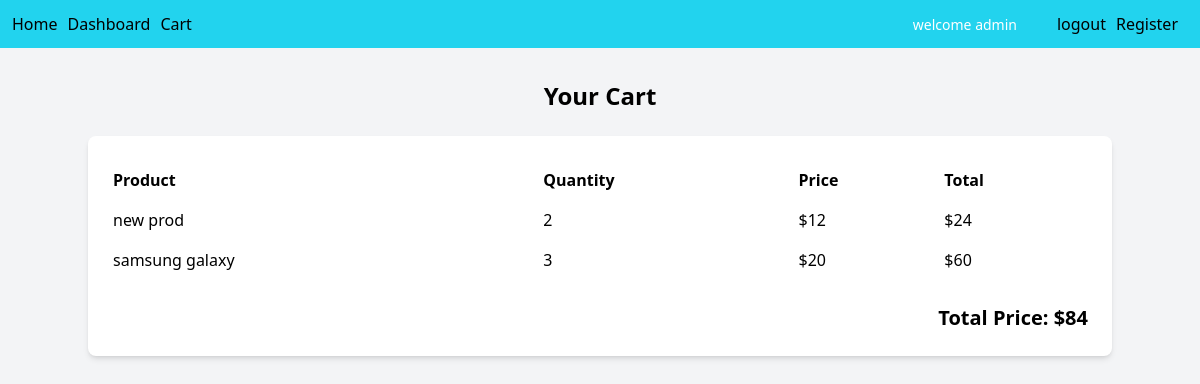
/cart/ (signed in), run on an earlier commit of the app's database.
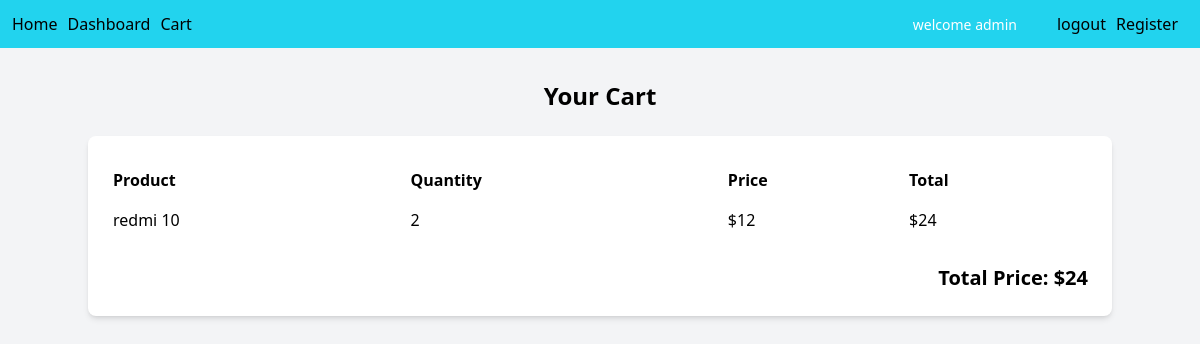
And on a later commit of the database.
### main/models.py (models this page shows)
class CartItem(models.Model):
    cart = models.ForeignKey(
        Cart,
        on_delete=models.CASCADE,
        related_name='items'
    )
    product = models.ForeignKey(
        Product,
        on_delete=models.CASCADE,
        related_name='cart_items'
    )
    quantity = models.PositiveIntegerField(default=1)

class Product(models.Model):
    name=models.CharField(max_length=100)
    price=models.IntegerField()
    quantity=models.IntegerField()
    image=models.FileField(upload_to='uploads/',null=True)

### main/views.py (the view)
# urls.py: path('cart/',views.view_cart,name='view_cart')
@login_required
def view_cart(request):
    cart,created = Cart.objects.get_or_create(user=request.user)
    items = cart.items.select_related('product').annotate(
    item_total=F('quantity') * F('product__price')
)
    total_price = items.aggregate(total=Sum('item_total'))['total'] or 0
    print(items.values())
    return render(request, 'main/view_cart.html', {'items': items,'total_price':total_price})

### main/templates/main/view_cart.html (shortened to what this page needs)
<!DOCTYPE html>
<html lang="en">
<head>
    <script src="https://cdn.tailwindcss.com"></script>
</head>
<body class="bg-gray-100">
    {% include "main/menu.html" %}
    <div class="container mx-auto py-8">
        <h1 class="text-2xl font-bold mb-6 text-center">Your Cart</h1>
        <div class="bg-white p-6 rounded-lg shadow-md">
            {% if items %}
            <table class="w-full table-auto">
                <thead>
                    <tr>
                        <th class="text-left py-2">Product</th>
                        <th class="text-left py-2">Quantity</th>
                        <th class="text-left py-2">Price</th>
                        <th class="text-left py-2">Total</th>
                    </tr>
                </thead>
                <tbody>
                    {% for item in items %}
                    <tr>
                        <td class="py-2">{{ item.product.name }}</td>
                        <td class="py-2">{{ item.quantity }}</td>
                        <td class="py-2">${{ item.product.price }}</td>
                        <td class="py-2">${{ item.item_total }}</td>
                    </tr>
                    {% endfor %}
                </tbody>
            </table>
            <div class="mt-6 text-right">
                <h2 class="text-xl font-bold">Total Price: ${{total_price}}</h2>
            </div>
            {% else %}
            <p class="text-gray-600">Your cart is empty.</p>
            {% endif %}
        </div>
    </div>
</body>
</html>

What changed in the data, as far as the page shows it:
removed CartItem: product.name "samsung galaxy", quantity "3", product.price "20", item_total "60"
changed through a linked row, CartItem: product.name "new prod" → "redmi 10"
Also different on the page:
{{ total_price }}: "84" → "24"
